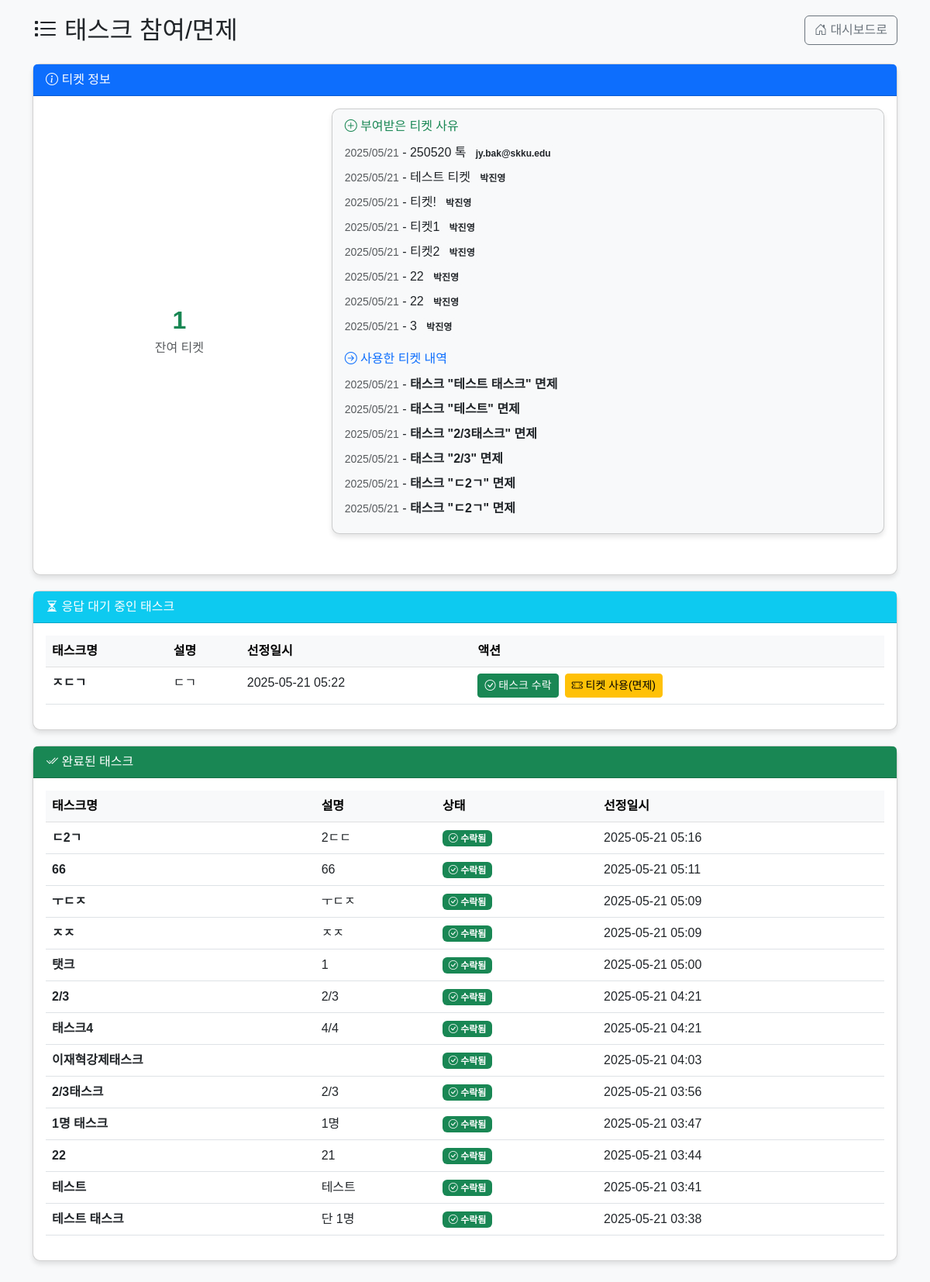
Page /task/my (signed in) on the committed database.
### models.py (models this page shows)
class Ticket(db.Model):
    id = db.Column(db.Integer, primary_key=True)
    user_id = db.Column(db.Integer, db.ForeignKey('user.id'), nullable=False)
    type = db.Column(db.String(20), nullable=False)  # 'grant', 'revoke', 'use'
    reason = db.Column(db.String(200), nullable=False)
    created_by = db.Column(db.String(120), nullable=False)  # 이메일 또는 이름
    created_at = db.Column(db.DateTime, server_default=db.func.now())
    user = db.relationship('User', backref=db.backref('tickets', lazy=True))

class TaskAssignment(db.Model):
    id = db.Column(db.Integer, primary_key=True)
    task_id = db.Column(db.Integer, db.ForeignKey('task.id'), nullable=False)
    user_id = db.Column(db.Integer, db.ForeignKey('user.id'), nullable=False)
    status = db.Column(db.String(20), nullable=False)  # selected, exempted
    ticket_used = db.Column(db.Boolean, default=False)
    reason = db.Column(db.String(200))
    assigned_at = db.Column(db.DateTime, server_default=db.func.now())
    task = db.relationship('Task', backref=db.backref('assignments', lazy=True))
    user = db.relationship('User', backref=db.backref('task_assignments', lazy=True))

class Task(db.Model):
    id = db.Column(db.Integer, primary_key=True)
    title = db.Column(db.String(100), nullable=False)
    description = db.Column(db.String(200))
    created_by = db.Column(db.String(120), nullable=False)  # 이메일 또는 이름
    required_count = db.Column(db.Integer, nullable=False)
    created_at = db.Column(db.DateTime, server_default=db.func.now())
    status = db.Column(db.String(20), default='pending')  # pending, completed

### app.py (the view, shortened to what this page needs)
@app.route('/task/my', methods=['GET', 'POST'])
@login_required
def my_tasks():
    assignments = TaskAssignment.query.filter_by(
        user_id=current_user.id,
        status='selected'
    ).order_by(TaskAssignment.assigned_at.desc()).all()
    completed_assignments = TaskAssignment.query.filter(
        TaskAssignment.user_id == current_user.id,
        TaskAssignment.status.in_(['accepted', 'exempted'])
    ).order_by(TaskAssignment.assigned_at.desc()).all()
    tickets = Ticket.query.filter_by(user_id=current_user.id).all()
    grant = sum(1 for t in tickets if t.type == 'grant')
    revoke = sum(1 for t in tickets if t.type == 'revoke')
    use = sum(1 for t in tickets if t.type == 'use')
    remain = grant - revoke - use
    grant_tickets = [t for t in tickets if t.type == 'grant']
    use_tickets = [t for t in tickets if t.type == 'use']
    return render_template('task_my.html',
                           assignments=assignments,
                           completed_assignments=completed_assignments,
                           remain=remain,
                           grant_tickets=grant_tickets,
                           use_tickets=use_tickets)

### app.py (called while the page is built)
@login_manager.user_loader
def load_user(user_id):
    return User.query.get(int(user_id))

### templates/task_my.html (shortened to what this page needs)
<!DOCTYPE html>
<html lang="ko">
<head>
    <link href="https://cdn.jsdelivr.net/npm/bootstrap@5.3.0-alpha1/dist/css/bootstrap.min.css" rel="stylesheet">
    <link rel="stylesheet" href="https://cdn.jsdelivr.net/npm/bootstrap-icons@1.10.3/font/bootstrap-icons.css">
</head>
<body>
    <div class="container">
        <div class="d-flex justify-content-between align-items-center mb-4">
            <h2 class="mb-0"><i class="bi bi-list-task"></i> 태스크 참여/면제</h2>
            <a href="/dashboard" class="btn btn-outline-secondary"><i class="bi bi-house-door"></i> 대시보드로</a>
        </div>
        <div class="card">
            <div class="card-header bg-primary text-white">
                <i class="bi bi-info-circle"></i> 티켓 정보
            </div>
            <div class="card-body">
                <div class="row align-items-center mb-3">
                    <div class="col-md-4 text-center">
                        <div class="ticket-count text-{% if remain > 0 %}success{% else %}secondary{% endif %}">
                            {{ remain }}
                        </div>
                        <div class="text-muted">잔여 티켓</div>
                    </div>
                    <div class="col-md-8">
                        <div class="card h-100 bg-light">
                            <div class="card-body p-3">
                                {% if grant_tickets %}
                                <h6 class="card-subtitle mb-2 text-success">
                                    <i class="bi bi-plus-circle"></i> 부여받은 티켓 사유
                                </h6>
                                <ul class="list-group list-group-flush">
                                    {% for ticket in grant_tickets %}
                                    <li class="list-group-item bg-transparent px-0 py-1 border-0">
                                        <small class="text-muted">{{ ticket.created_at.strftime('%Y/%m/%d') }}</small> -
                                        {{ ticket.reason }}
                                        <span class="badge bg-light text-dark">{{ ticket.created_by }}</span>
                                    </li>
                                    {% endfor %}
                                </ul>
                                {% endif %}
                                {% if use_tickets %}
                                <h6 class="card-subtitle mb-2 text-primary mt-3">
                                    <i class="bi bi-arrow-right-circle"></i> 사용한 티켓 내역
                                </h6>
                                <ul class="list-group list-group-flush">
                                    {% for ticket in use_tickets %}
                                    <li class="list-group-item bg-transparent px-0 py-1 border-0">
                                        <small class="text-muted">{{ ticket.created_at.strftime('%Y/%m/%d') }}</small> -
                                        <span class="fw-bold">
                                        {% if 'Task ' in ticket.reason %}
                                            태스크 "{{ ticket.reason.replace('Task ', '').replace(' 면제', '') }}" 면제
                                        {% else %}
                                            {{ ticket.reason }}
                                        {% endif %}
                                        </span>
                                    </li>
                                    {% endfor %}
                                </ul>
                                {% endif %}
                            </div>
                        </div>
                    </div>
                </div>
            </div>
        </div>
        <div class="card">
            <div class="card-header bg-info text-white">
                <i class="bi bi-hourglass-split"></i> 응답 대기 중인 태스크
            </div>
            <div class="card-body">
                {% if assignments %}
                <div class="table-responsive">
                    <table class="table table-hover">
                        <thead>
                            <tr class="table-light">
                                <th>태스크명</th>
                                <th>설명</th>
                                <th>선정일시</th>
                                <th>액션</th>
                            </tr>
                        </thead>
                        <tbody>
                            {% for a in assignments %}
                            <tr>
                                <td class="fw-bold">{{ a.task.title }}</td>
                                <td>{{ a.task.description }}</td>
                                <td>{{ a.assigned_at.strftime('%Y-%m-%d %H:%M') }}</td>
                                <td>
                                    <div class="d-flex gap-2">
                                        <form method="POST">
                                            <button type="submit" class="btn btn-success btn-sm">
                                                <i class="bi bi-check-circle"></i> 태스크 수락
                                            </button>
                                        </form>
                                        {% if remain > 0 %}
                                        <form method="POST">
                                            <button type="submit" class="btn btn-warning btn-sm">
                                                <i class="bi bi-ticket-perforated"></i> 티켓 사용(면제)
                                            </button>
                                        </form>
                                        {% else %}
                                        <span class="badge bg-secondary align-self-center ms-2">
                                            <i class="bi bi-info-circle"></i> 잔여 티켓 없음
                                        </span>
                                        {% endif %}
                                    </div>
                                </td>
                            </tr>
                            {% endfor %}
                        </tbody>
                    </table>
                </div>
                {% else %}
                <div class="alert alert-secondary">
                    <i class="bi bi-info-circle"></i> 응답 대기 중인 태스크가 없습니다.
                </div>
                {% endif %}
            </div>
        </div>
        <div class="card">
            <div class="card-header bg-success text-white">
                <i class="bi bi-check2-all"></i> 완료된 태스크
            </div>
            <div class="card-body">
                {% if completed_assignments %}
                <div class="table-responsive">
                    <table class="table table-hover">
                        <thead>
                            <tr class="table-light">
                                <th>태스크명</th>
                                <th>설명</th>
                                <th>상태</th>
                                <th>선정일시</th>
                            </tr>
                        </thead>
                        <tbody>
                            {% for a in completed_assignments %}
                            <tr>
                                <td class="fw-bold">{{ a.task.title }}</td>
                                <td>{{ a.task.description }}</td>
                                <td>
                                    {% if a.status == 'accepted' %}
                                        <span class="badge bg-success"><i class="bi bi-check-circle"></i> 수락됨</span>
                                    {% else %}
                                        <span class="badge bg-warning"><i class="bi bi-ticket-perforated"></i> 면제됨 (티켓 사용)</span>
                                    {% endif %}
                                </td>
                                <td>{{ a.assigned_at.strftime('%Y-%m-%d %H:%M') }}</td>
                            </tr>
                            {% endfor %}
                        </tbody>
                    </table>
                </div>
                {% else %}
                <div class="alert alert-secondary">
                    <i class="bi bi-info-circle"></i> 완료된 태스크가 없습니다.
                </div>
                {% endif %}
            </div>
        </div>
    </div>
</body>
</html>

### templates/task_my.html (style rules this page uses)
body { background-color: #f8f9fa; padding: 20px; font-family: 'Noto Sans KR', sans-serif; }
.card { border-radius: 10px; box-shadow: 0 4px 6px rgba(0, 0, 0, 0.1); margin-bottom: 20px; }
.ticket-count { font-size: 2rem; font-weight: bold; }

### rows in the picture
Ticket: created_at "2025/05/21", reason "250520 톡", created_by "jy.bak@skku.edu"
Ticket: created_at "2025/05/21", reason "테스트 티켓", created_by "박진영"
Ticket: created_at "2025/05/21", reason "티켓!", created_by "박진영"
Ticket: created_at "2025/05/21", reason "티켓1", created_by "박진영"
Ticket: created_at "2025/05/21", reason "티켓2", created_by "박진영"
Ticket: created_at "2025/05/21", reason "22", created_by "박진영"
Ticket: created_at "2025/05/21", reason "22", created_by "박진영"
Ticket: created_at "2025/05/21", reason "3", created_by "박진영"
Ticket: created_at "2025/05/21", reason.replace "테스트 태스크"
Ticket: created_at "2025/05/21", reason.replace "테스트"
Ticket: created_at "2025/05/21", reason.replace "2/3태스크"
Ticket: created_at "2025/05/21", reason.replace "2/3"
Ticket: created_at "2025/05/21", reason.replace "ㄷ2ㄱ"
Ticket: created_at "2025/05/21", reason.replace "ㄷ2ㄱ"
TaskAssignment: task "ㅈㄷㄱ", task.description "ㄷㄱ", assigned_at "2025-05-21 05:22"
TaskAssignment: task "ㄷ2ㄱ", task.description "2ㄷㄷ", status "accepted" (drawn), assigned_at "2025-05-21 05:16"
TaskAssignment: task "66", task.description "66", status "accepted" (drawn), assigned_at "2025-05-21 05:11"
TaskAssignment: task "ㅜㄷㅈ", task.description "ㅜㄷㅈ", status "accepted" (drawn), assigned_at "2025-05-21 05:09"
TaskAssignment: task "ㅈㅈ", task.description "ㅈㅈ", status "accepted" (drawn), assigned_at "2025-05-21 05:09"
TaskAssignment: task "탯크", task.description "1", status "accepted" (drawn), assigned_at "2025-05-21 05:00"
TaskAssignment: task "2/3", task.description "2/3", status "accepted" (drawn), assigned_at "2025-05-21 04:21"
TaskAssignment: task "태스크4", task.description "4/4", status "accepted" (drawn), assigned_at "2025-05-21 04:21"
TaskAssignment: task "이재혁강제태스크", status "accepted" (drawn), assigned_at "2025-05-21 04:03"
TaskAssignment: task "2/3태스크", task.description "2/3", status "accepted" (drawn), assigned_at "2025-05-21 03:56"
TaskAssignment: task "1명 태스크", task.description "1명", status "accepted" (drawn), assigned_at "2025-05-21 03:47"
TaskAssignment: task "22", task.description "21", status "accepted" (drawn), assigned_at "2025-05-21 03:44"
TaskAssignment: task "테스트", task.description "테스트", status "accepted" (drawn), assigned_at "2025-05-21 03:41"
TaskAssignment: task "테스트 태스크", task.description "단 1명", status "accepted" (drawn), assigned_at "2025-05-21 03:38"

### other values in the picture
{{ remain }} "1"
